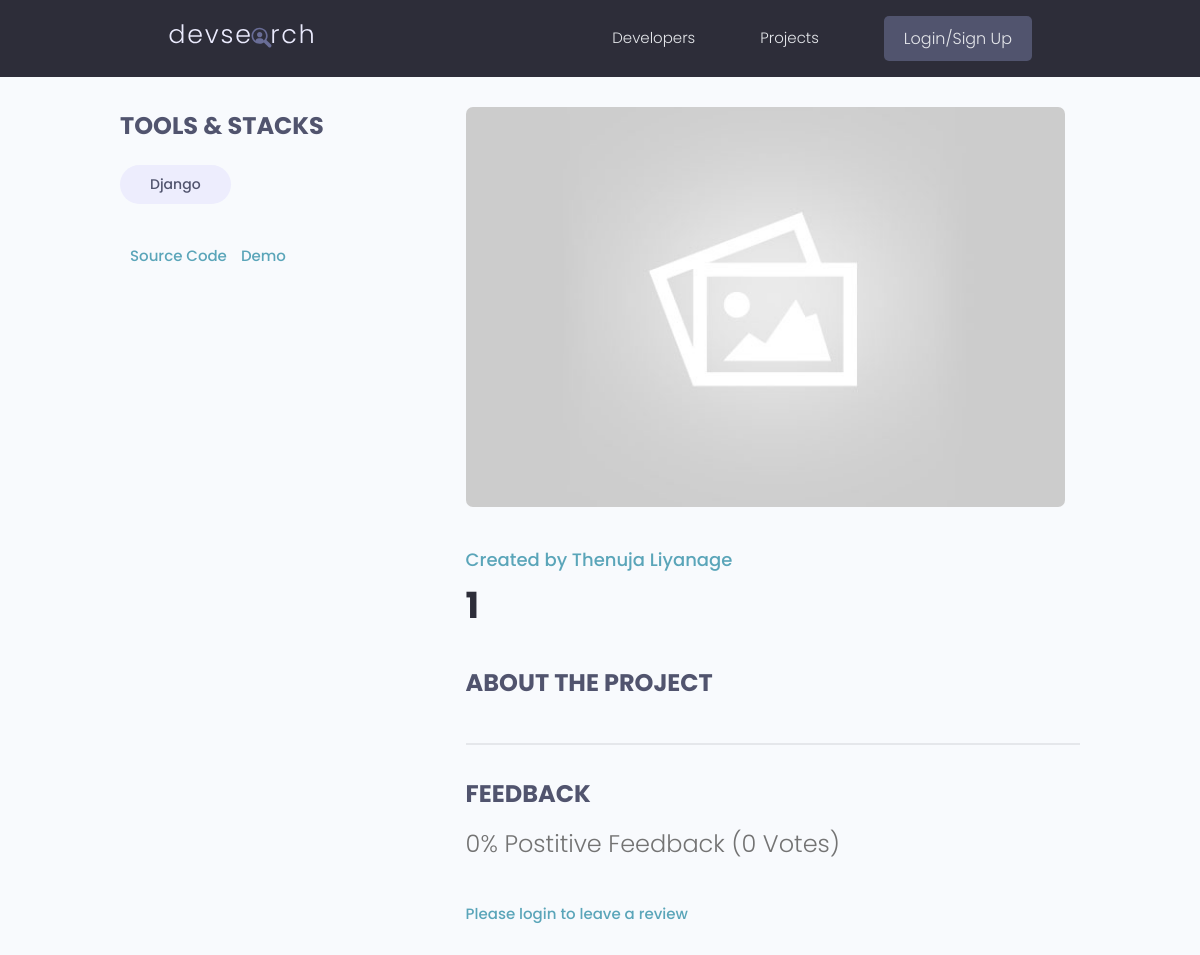
The page /projects/project/63c32447-4b1c-4c78-ac52-6a4563882854 on the database as committed earlier.
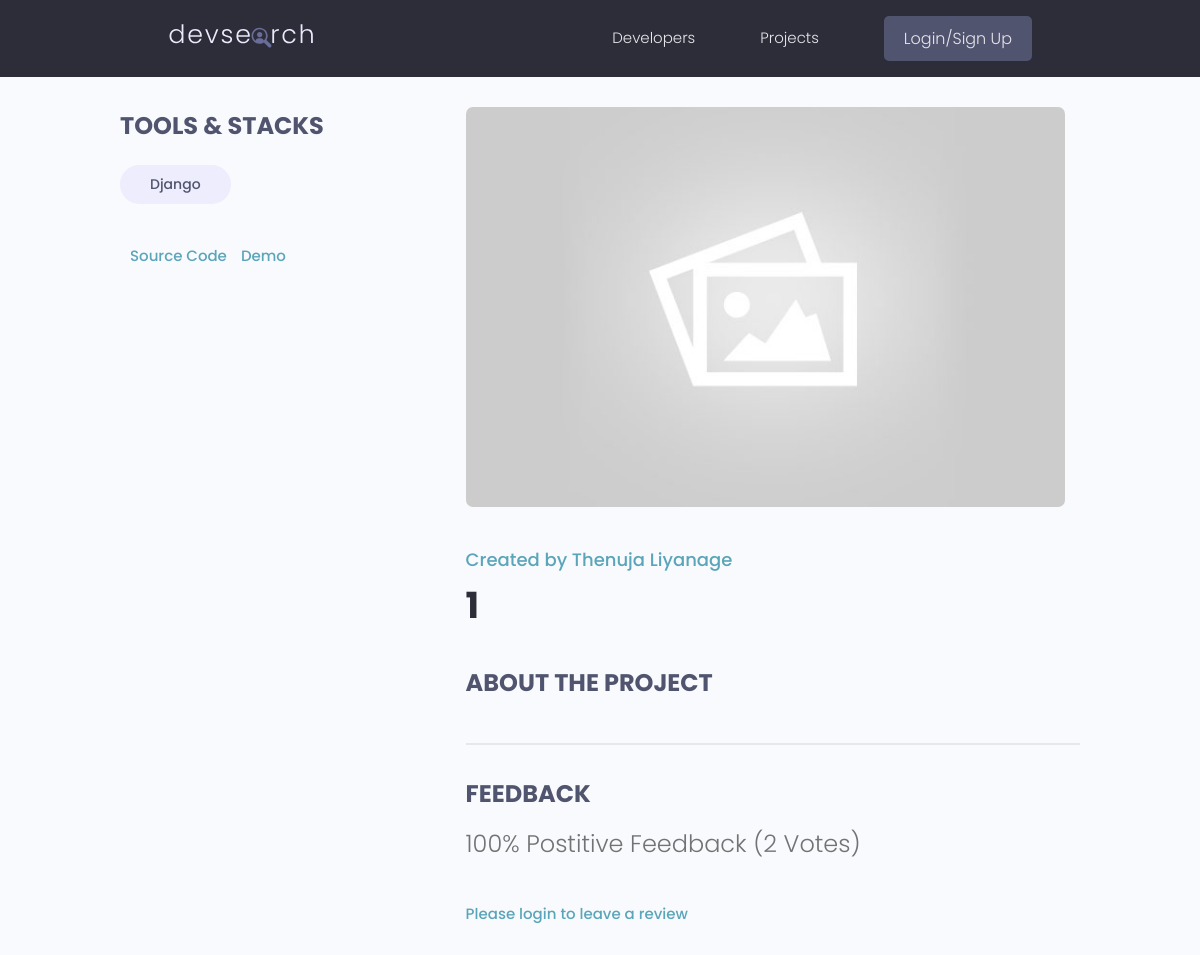
The same page on the database as committed later.
### projects/models.py (models this page shows, shortened)
class Project(models.Model):
    owner = models.ForeignKey(Profile, null=True, blank=True, on_delete=models.CASCADE)
    title = models.CharField(max_length=200)
    description = models.TextField(null=True, blank=True)
    tags = models.ManyToManyField('Tag', blank=True)
    featured_image = models.ImageField(null=True, blank=True, default='default.jpg')
    vote_total = models.IntegerField(default=0, blank=True, null=True)
    vote_ratio = models.IntegerField(default=0, blank=True, null=True)
    demo_link = models.CharField(null=True, blank=True, max_length=2000)
    source_link = models.CharField(null=True, blank=True, max_length=2000)
    created = models.DateTimeField(auto_now_add=True)
    id = models.UUIDField(default=uuid.uuid4, unique=True, primary_key=True, editable=False)
    @property
    def image_url(self):
        try:
            url = self.featured_image.url
        except:
            url = '/static/images/default.jpg'
        return url
    class Meta:
            ordering = ['-vote_ratio', '-vote_total', 'created']
    @property
    def reviewers(self):
        queryset = self.review_set.all().values_list('owner__id', flat=True)
        return queryset
    @property
    def get_voteCount(self):
        upVotes = self.review_set.filter(value='UP').count()
        totalVotes = self.review_set.count()
        if totalVotes > 0:
            ratio = int((upVotes / totalVotes) * 100)
        else:
            ratio = 0
        self.vote_total = totalVotes
        self.vote_ratio = ratio
        self.save()

### users/models.py (models this page shows, shortened)
class Profile(models.Model):
    user = models.OneToOneField(User, on_delete=models.CASCADE, null=True, blank=True )
    first_name = models.CharField(max_length=100)
    last_name = models.CharField(max_length=100)
    username = models.CharField(max_length=80, null=True, blank=True)
    email = models.EmailField(max_length=80, null=True, blank=True)
    city = models.CharField(max_length=100)
    country = models.CharField(max_length=100)
    short_intro = models.CharField(max_length=200, blank=True, null=True)
    bio = models.TextField(blank=True, null=True)
    profile_image = models.ImageField(null=True, blank=True, upload_to='profile-pics/', default="profile-pics/user-default.png")
    social_github = models.CharField(max_length=200, blank=True, null=True)
    social_twitter = models.CharField(max_length=200, blank=True, null=True)
    social_linkedin = models.CharField(max_length=200, blank=True, null=True)
    social_youtube = models.CharField(max_length=200, blank=True, null=True)
    social_website = models.CharField(max_length=200, blank=True, null=True)
    created_date = models.DateTimeField(auto_now_add=True)
    id = models.UUIDField(default=uuid.uuid4, unique=True, primary_key=True, editable=False)
    class Meta:
        ordering = ['created_date']

### projects/views.py (the view, shortened to what this page needs)
# urls.py: path('project/<str:pk>', views.project, name='project'),
def project(request, pk):
    projectObj = Project.objects.get(id=pk)
    projectObj.get_voteCount
    context = {'project': projectObj,
                'form' : ReviewForm()
                }
    return render(request, 'projects/single-project.html', context)

### projects/models.py (called while the page is built)
    def __str__(self):
        return self.name

### projects/templates/projects/single-project.html (shortened to what this page needs)
{% extends 'main.html' %}
{% block content %}
<main class="singleProject my-md">
    <div class="container">
      <div class="layout">
        <div class="column column--1of3">
          <h3 class="singleProject__subtitle">Tools & Stacks</h3>
          <div class="singleProject__toolStack">
              {% for tag in project.tags.all %}
            <span class="tag tag--pill tag--sub tag--lg">
              <small>{{tag}}</small>
            </span>
            {% endfor %}
          </div>
          {% if project.source_link %}
          <a class="singleProject__liveLink" href="{{ project.source_link }}" target="_blank">Source Code
          </a>
          {%endif%}
          {% if project.demo_link %}
          <a class="singleProject__liveLink" href="{{ project.demo_link }}" target="_blank">Demo
          </a>
          {%endif%}
        </div>
        <div class="column column--2of3">
          <a href="{{ project.demo_link }}"><img class="singleProject__preview" src="{{ project.image_url }}" alt="portfolio thumbnail" /></a>
          {% if project.owner %}
          <a href="{% url 'profile' project.owner.id %}" class="singleProject__developer">Created by {{project.owner.first_name}} {{project.owner.last_name}}</a>
          {% endif %}
          <h2 class="singleProject__title">{{ project.title}}</h2>
          <h3 class="singleProject__subtitle">About the Project</h3>
          <div class="comments">
            <h3 class="singleProject__subtitle">Feedback</h3>
            <h5 class="project--rating">
              {{project.vote_ratio}}% Postitive Feedback ({{project.vote_total}} Vote{{project.vote_total | pluralize:"s"}})
            </h5>
              {% if request.user.profile.id == project.owner.id %}
                  <p>You cannot review your own project</p>
              {% elif request.user.profile.id in project.reviewers %}
                <p>You can only leave 1 review per project</p>
              {% else %}
                  <a href="{% url 'login' %}?next={{request.path}}">Please login to leave a review</a>
              {% endif %}
          </div>
        </div>
      </div>
    </div>
  </main>
{% endblock content %}

Rows that differ between the two databases and show on the page:
changed Project "Thenuja": vote_ratio "0" → "100"; vote_total "0" → "2"
